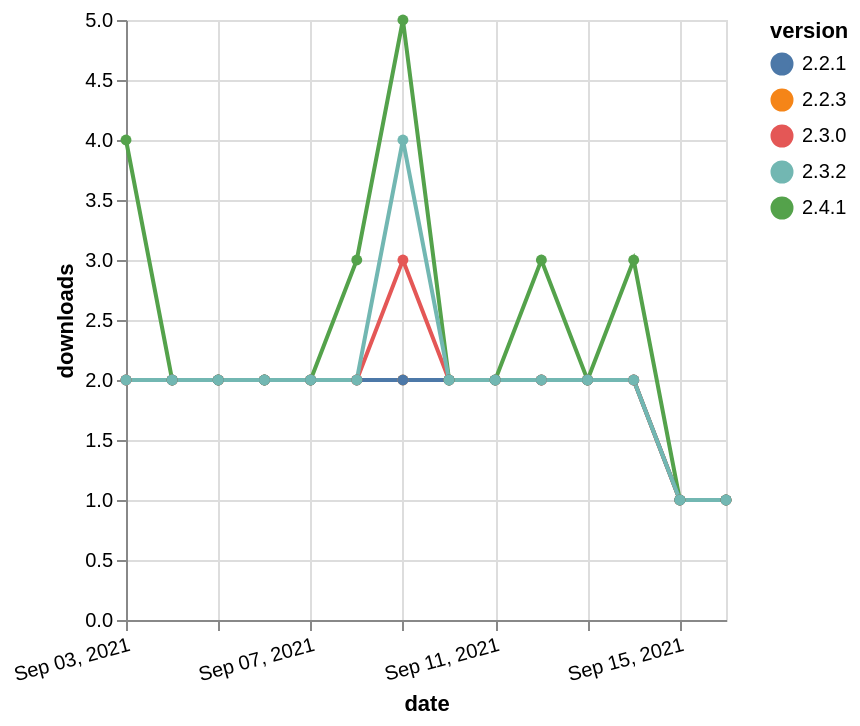

Source (Vega-Lite JSON):
### Vega-Lite specification from a JSON file in a GitHub repository (floating-point values rounded to 4 significant figures)
{"$schema": "https://vega.github.io/schema/vega-lite/v5.json", "description": "A simple bar chart with embedded data.", "data": {"values": [{"date": "2021-09-03", "total": 2497, "delta": 2, "version": "2.3.0"}, {"date": "2021-09-04", "total": 2499, "delta": 2, "version": "2.3.0"}, {"date": "2021-09-05", "total": 2501, "delta": 2, "version": "2.3.0"}, {"date": "2021-09-06", "total": 2503, "delta": 2, "version": "2.3.0"}, {"date": "2021-09-07", "total": 2505, "delta": 2, "version": "2.3.0"}, {"date": "2021-09-08", "total": 2507, "delta": 2, "version": "2.3.0"}, {"date": "2021-09-09", "total": 2510, "delta": 3, "version": "2.3.0"}, {"date": "2021-09-10", "total": 2512, "delta": 2, "version": "2.3.0"}, {"date": "2021-09-11", "total": 2514, "delta": 2, "version": "2.3.0"}, {"date": "2021-09-12", "total": 2516, "delta": 2, "version": "2.3.0"}, {"date": "2021-09-13", "total": 2518, "delta": 2, "version": "2.3.0"}, {"date": "2021-09-14", "total": 2520, "delta": 2, "version": "2.3.0"}, {"date": "2021-09-15", "total": 2521, "delta": 1, "version": "2.3.0"}, {"date": "2021-09-16", "total": 2522, "delta": 1, "version": "2.3.0"}, {"date": "2021-09-03", "total": 2516, "delta": 2, "version": "2.2.3"}, {"date": "2021-09-04", "total": 2518, "delta": 2, "version": "2.2.3"}, {"date": "2021-09-05", "total": 2520, "delta": 2, "version": "2.2.3"}, {"date": "2021-09-06", "total": 2522, "delta": 2, "version": "2.2.3"}, {"date": "2021-09-07", "total": 2524, "delta": 2, "version": "2.2.3"}, {"date": "2021-09-08", "total": 2526, "delta": 2, "version": "2.2.3"}, {"date": "2021-09-09", "total": 2528, "delta": 2, "version": "2.2.3"}, {"date": "2021-09-10", "total": 2530, "delta": 2, "version": "2.2.3"}, {"date": "2021-09-11", "total": 2532, "delta": 2, "version": "2.2.3"}, {"date": "2021-09-12", "total": 2534, "delta": 2, "version": "2.2.3"}, {"date": "2021-09-13", "total": 2536, "delta": 2, "version": "2.2.3"}, {"date": "2021-09-14", "total": 2538, "delta": 2, "version": "2.2.3"}, {"date": "2021-09-15", "total": 2539, "delta": 1, "version": "2.2.3"}, {"date": "2021-09-16", "total": 2540, "delta": 1, "version": "2.2.3"}, {"date": "2021-09-03", "total": 2460, "delta": 4, "version": "2.4.1"}, {"date": "2021-09-04", "total": 2462, "delta": 2, "version": "2.4.1"}, {"date": "2021-09-05", "total": 2464, "delta": 2, "version": "2.4.1"}, {"date": "2021-09-06", "total": 2466, "delta": 2, "version": "2.4.1"}, {"date": "2021-09-07", "total": 2468, "delta": 2, "version": "2.4.1"}, {"date": "2021-09-08", "total": 2471, "delta": 3, "version": "2.4.1"}, {"date": "2021-09-09", "total": 2476, "delta": 5, "version": "2.4.1"}, {"date": "2021-09-10", "total": 2478, "delta": 2, "version": "2.4.1"}, {"date": "2021-09-11", "total": 2480, "delta": 2, "version": "2.4.1"}, {"date": "2021-09-12", "total": 2483, "delta": 3, "version": "2.4.1"}, {"date": "2021-09-13", "total": 2485, "delta": 2, "version": "2.4.1"}, {"date": "2021-09-14", "total": 2488, "delta": 3, "version": "2.4.1"}, {"date": "2021-09-15", "total": 2489, "delta": 1, "version": "2.4.1"}, {"date": "2021-09-16", "total": 2490, "delta": 1, "version": "2.4.1"}, {"date": "2021-09-03", "total": 2519, "delta": 2, "version": "2.2.1"}, {"date": "2021-09-04", "total": 2521, "delta": 2, "version": "2.2.1"}, {"date": "2021-09-05", "total": 2523, "delta": 2, "version": "2.2.1"}, {"date": "2021-09-06", "total": 2525, "delta": 2, "version": "2.2.1"}, {"date": "2021-09-07", "total": 2527, "delta": 2, "version": "2.2.1"}, {"date": "2021-09-08", "total": 2529, "delta": 2, "version": "2.2.1"}, {"date": "2021-09-09", "total": 2531, "delta": 2, "version": "2.2.1"}, {"date": "2021-09-10", "total": 2533, "delta": 2, "version": "2.2.1"}, {"date": "2021-09-11", "total": 2535, "delta": 2, "version": "2.2.1"}, {"date": "2021-09-12", "total": 2537, "delta": 2, "version": "2.2.1"}, {"date": "2021-09-13", "total": 2539, "delta": 2, "version": "2.2.1"}, {"date": "2021-09-14", "total": 2541, "delta": 2, "version": "2.2.1"}, {"date": "2021-09-15", "total": 2542, "delta": 1, "version": "2.2.1"}, {"date": "2021-09-16", "total": 2543, "delta": 1, "version": "2.2.1"}, {"date": "2021-09-03", "total": 2312, "delta": 2, "version": "2.3.2"}, {"date": "2021-09-04", "total": 2314, "delta": 2, "version": "2.3.2"}, {"date": "2021-09-05", "total": 2316, "delta": 2, "version": "2.3.2"}, {"date": "2021-09-06", "total": 2318, "delta": 2, "version": "2.3.2"}, {"date": "2021-09-07", "total": 2320, "delta": 2, "version": "2.3.2"}, {"date": "2021-09-08", "total": 2322, "delta": 2, "version": "2.3.2"}, {"date": "2021-09-09", "total": 2326, "delta": 4, "version": "2.3.2"}, {"date": "2021-09-10", "total": 2328, "delta": 2, "version": "2.3.2"}, {"date": "2021-09-11", "total": 2330, "delta": 2, "version": "2.3.2"}, {"date": "2021-09-12", "total": 2332, "delta": 2, "version": "2.3.2"}, {"date": "2021-09-13", "total": 2334, "delta": 2, "version": "2.3.2"}, {"date": "2021-09-14", "total": 2336, "delta": 2, "version": "2.3.2"}, {"date": "2021-09-15", "total": 2337, "delta": 1, "version": "2.3.2"}, {"date": "2021-09-16", "total": 2338, "delta": 1, "version": "2.3.2"}]}, "width": "container", "mark": {"type": "line", "point": {"filled": true}}, "encoding": {"x": {"field": "date", "type": "temporal", "timeUnit": "yearmonthdate", "title": "date", "axis": {"labelAngle": -15}}, "y": {"field": "delta", "type": "quantitative", "title": "downloads"}, "color": {"field": "version", "type": "nominal"}, "tooltip": {"field": "delta"}}}
